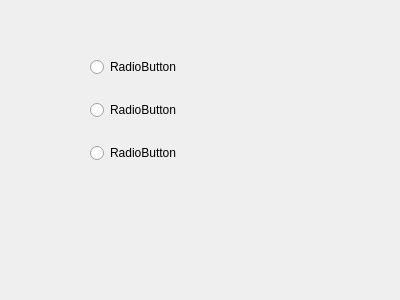
<?xml version="1.0" encoding="UTF-8"?>
<ui version="4.0">
 <class>enteghal</class>
 <widget class="QDialog" name="enteghal">
  <property name="geometry">
   <rect>
    <x>0</x>
    <y>0</y>
    <width>400</width>
    <height>300</height>
   </rect>
  </property>
  <property name="windowTitle">
   <string>Dialog</string>
  </property>
  <widget class="QWidget" name="">
   <property name="geometry">
    <rect>
     <x>90</x>
     <y>40</y>
     <width>86</width>
     <height>141</height>
    </rect>
   </property>
   <layout class="QVBoxLayout" name="verticalLayout">
    <item>
     <widget class="QRadioButton" name="radioButton">
      <property name="text">
       <string>RadioButton</string>
      </property>
     </widget>
    </item>
    <item>
     <widget class="QRadioButton" name="radioButton_2">
      <property name="text">
       <string>RadioButton</string>
      </property>
     </widget>
    </item>
    <item>
     <widget class="QRadioButton" name="radioButton_3">
      <property name="text">
       <string>RadioButton</string>
      </property>
     </widget>
    </item>
   </layout>
  </widget>
 </widget>
 <resources/>
 <connections/>
</ui>
